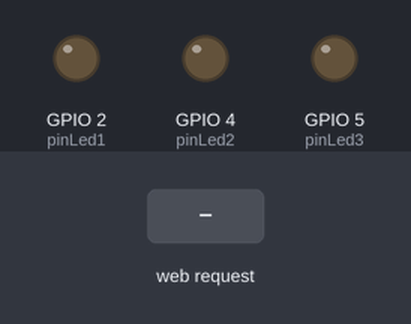
Simulated run of this sketch. Board: ESP32. Shown: output pins drawn as LEDs (lit = HIGH). The inputs (shaded band) are chosen by the test bench. WiFi joins after 1.5 s; servers stay silent unless stated; what the sketch prints to the serial monitor is not drawn.

Above: at 2.7 s.
2.8 s: HTTP request GET /led1 received
At 2.95 s:
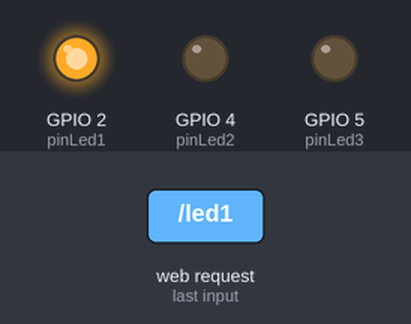
4.6 s: HTTP request GET /led2 received
At 4.75 s:
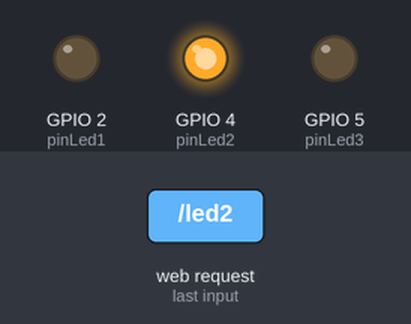
6.4 s: HTTP request GET /led3 received
At 6.55 s:
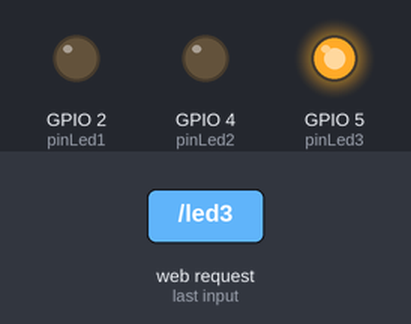
Timing chart, 0 to 9.4 s (numbered marks = the images above; inputs shaded):
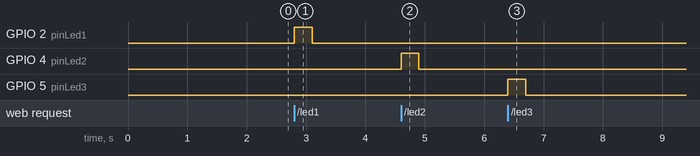

The sketch:

PracticaFINAL_Hilos_Esp32.ino
```cpp
#include <WiFi.h>
#include <WebServer.h>

// Reemplaza con las credenciales de tu red WiFi
const char* ssid = "Cybersystech";
const char* password = "00000000";

// Crea una instancia del servidor web en el puerto 80
WebServer servidor(80);

// Define los pines GPIO para los LEDs
const int pinLed1 = 2; // LED interno
const int pinLed2 = 4; // Define el pin para el segundo LED
const int pinLed3 = 5; // Define el pin para el tercer LED

// Prototipos de funciones
void manejarRaiz();
void manejarLed1();
void manejarLed2();
void manejarLed3();

void setup() {
  Serial.begin(115200);
  pinMode(pinLed1, OUTPUT);
  pinMode(pinLed2, OUTPUT);
  pinMode(pinLed3, OUTPUT);
  digitalWrite(pinLed1, LOW);
  digitalWrite(pinLed2, LOW);
  digitalWrite(pinLed3, LOW);

  // Conexión a la red WiFi
  Serial.print("Conectando a ");
  Serial.println(ssid);
  WiFi.begin(ssid, password);
  while (WiFi.status() != WL_CONNECTED) {
    delay(500);
    Serial.print(".");
  }
  Serial.println("");
  Serial.println("WiFi conectado.");
  Serial.println("Dirección IP: ");
  Serial.println(WiFi.localIP());
  servidor.begin();

  // Define las rutas del servidor web
  servidor.on("/", manejarRaiz);
  servidor.on("/led1", manejarLed1);
  servidor.on("/led2", manejarLed2);
  servidor.on("/led3", manejarLed3);
}

void loop() {
  servidor.handleClient();
}

void manejarRaiz() {
  String html = "<!DOCTYPE html><html>"
                "<head><title>Control de LEDs ESP32</title></head>"
                "<body>"
                "<h1>Control de LEDs ESP32</h1>"
                "<p><a href=\"/led1\"><button>LED 1</button></a></p>"
                "<p><a href=\"/led2\"><button>LED 2</button></a></p>"
                "<p><a href=\"/led3\"><button>LED 3</button></a></p>"
                "</body></html>";
  servidor.send(200, "text/html", html);
}

void manejarLed1() {
  digitalWrite(pinLed1, HIGH);
  delay(300);
  digitalWrite(pinLed1, LOW);
  servidor.sendHeader("Location", "/");
  servidor.send(303);
}

void manejarLed2() {
  digitalWrite(pinLed2, HIGH);
  delay(300);
  digitalWrite(pinLed2, LOW);
  servidor.sendHeader("Location", "/");
  servidor.send(303);
}

void manejarLed3() {
  digitalWrite(pinLed3, HIGH);
  delay(300);
  digitalWrite(pinLed3, LOW);
  servidor.sendHeader("Location", "/");
  servidor.send(303);
}
```

Measured:
- after the input at 2.8 s, GPIO 2 (pinLed1): LOW → HIGH at once, → LOW 0.30 s later
- after the input at 4.6 s, GPIO 4 (pinLed2): LOW → HIGH at once, → LOW 0.30 s later
- after the input at 6.4 s, GPIO 5 (pinLed3): LOW → HIGH at once, → LOW 0.30 s later
